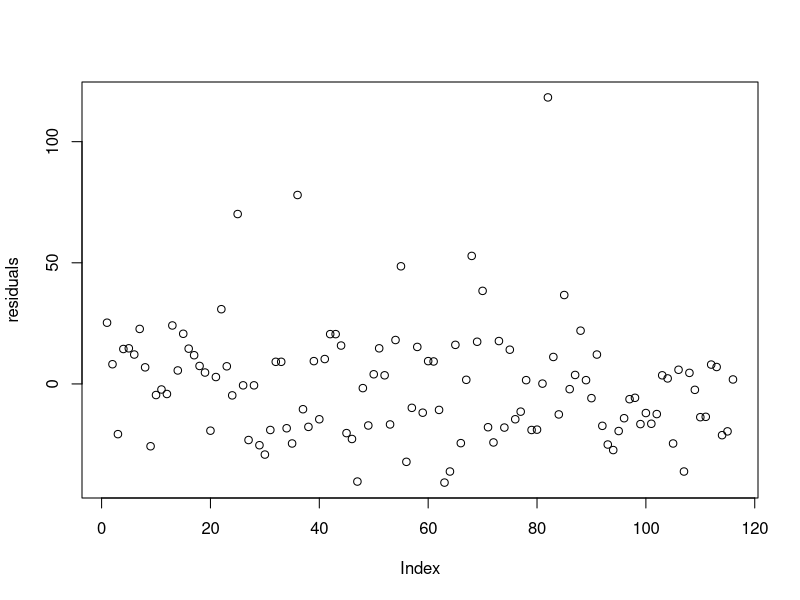
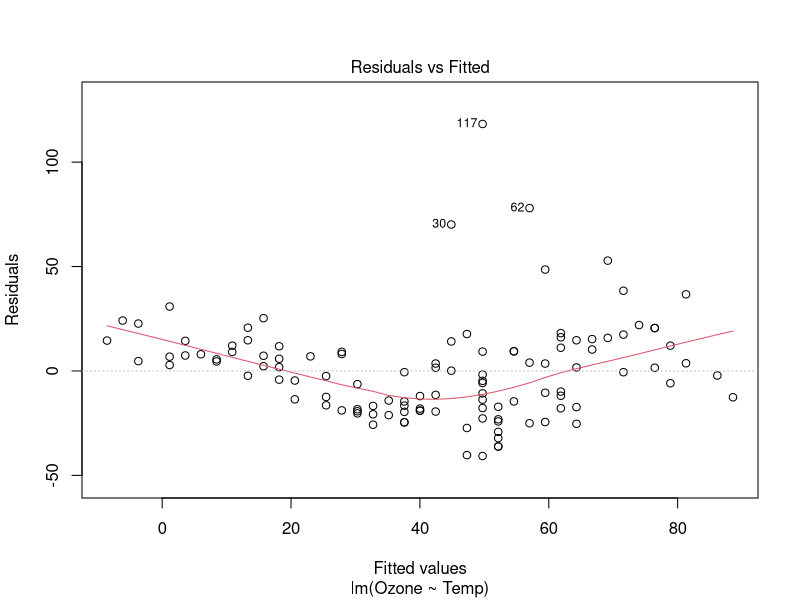
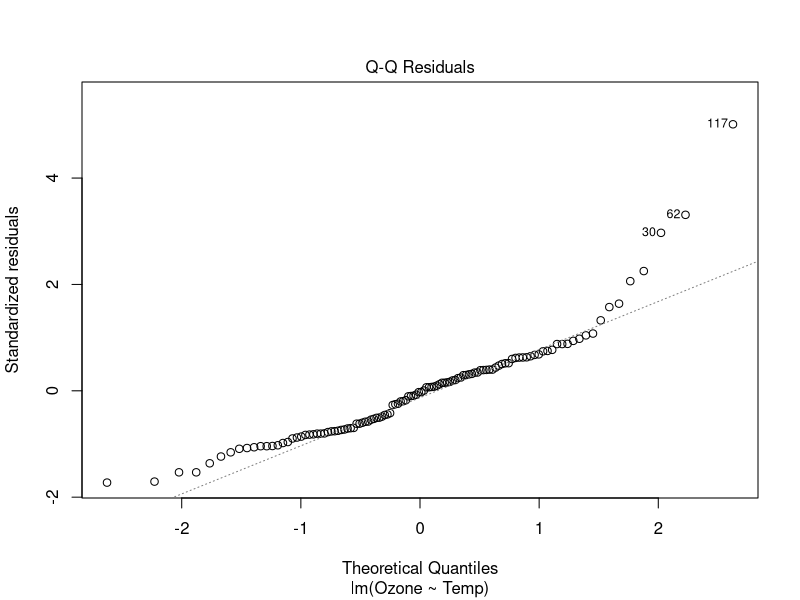
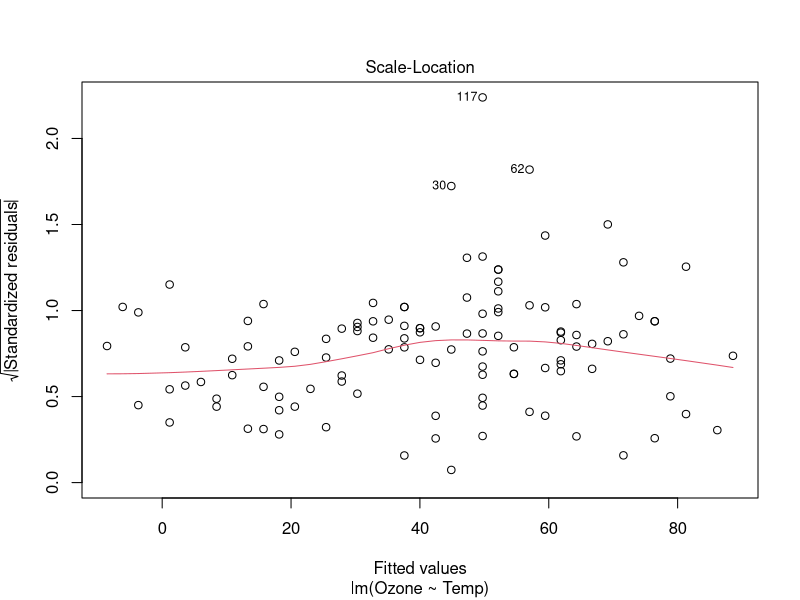
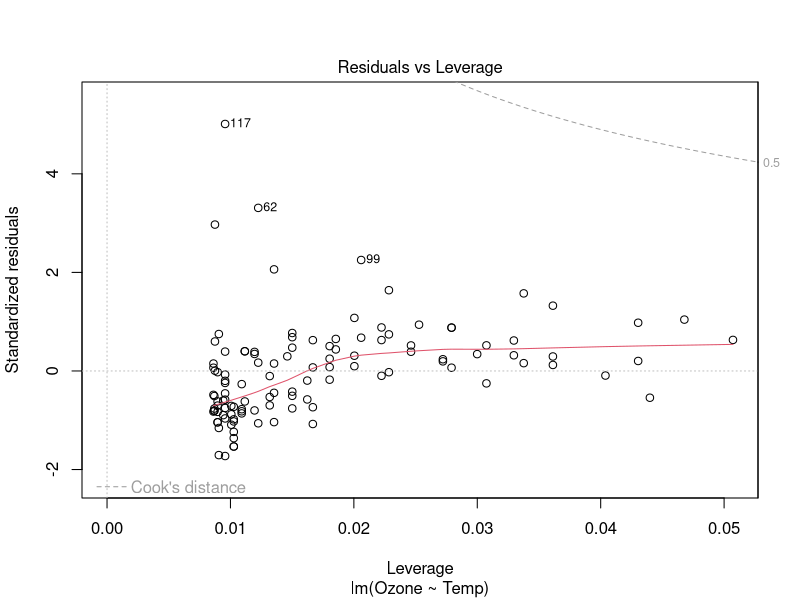
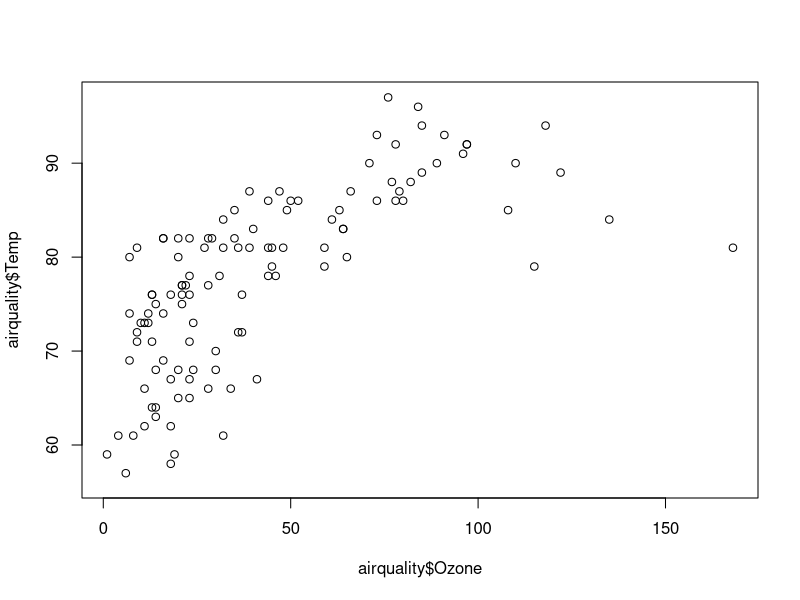
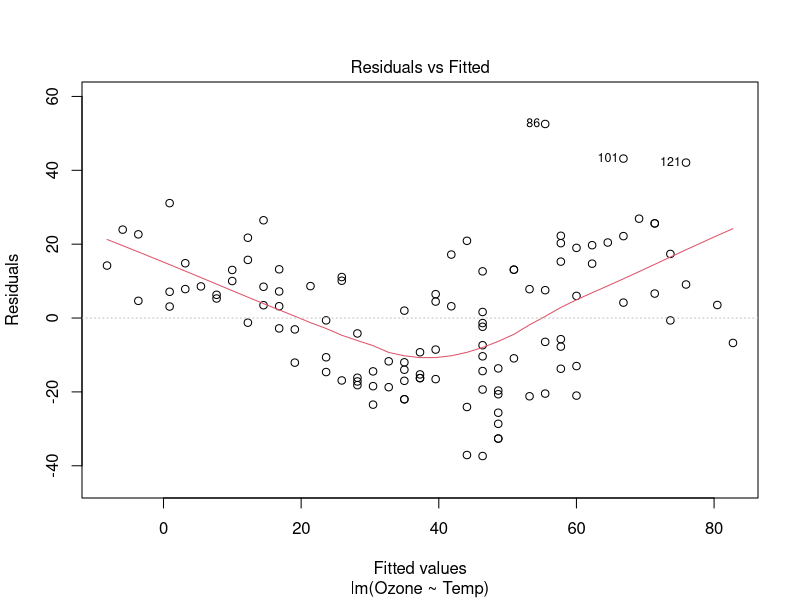
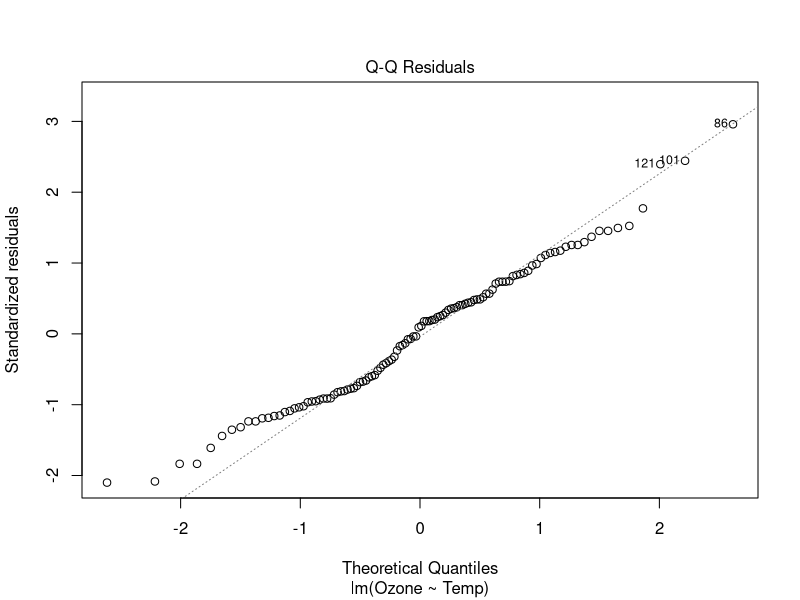

These charts were generated, in order, by the following R code:
### Simple Linear Regression- Basit Dogrusal Regresyon ###
library(ggplot2)
View(airquality)

model <- lm(Ozone ~ Temp , data = airquality)
model

# y = -146.995 + 2.429Temp 

summary(model)

# Ho : parameter has no significant effect
# ha : has a significant effect

## Residuals

residuals <- as.numeric(model$residuals)
plot(residuals)
# Plot residuals plot(residuals(model))
plot(model)


## Outlier Detection using Mahalanobis Distance -Mahalonobis Distance Aykiri Deger Kontrolu ##

plot(airquality$Ozone , airquality$Temp)
summary(model)
air <- na.omit(airquality[c("Ozone" , "Temp")])
View(air)
air_center = colMeans(air)
air_center

air_cov = cov(air)
air_cov

distance <- mahalanobis(air , center = air_center , cov = air_cov)
distance

cutoff <- qchisq(p = 0.95 , df = 2)
cutoff

index <- which(distance > cutoff)
air[index,]

air_new <- air[-index , ]

model2 <- lm(Ozone ~ Temp , data  = air_new)
model2
model

summary(model2)
plot(model2)

### Transformations - Donusumler ####

par(mfrow=c(2,2))
plot(model2)


model_log <- lm(Ozone ~ log(Temp) , data = air_new)
summary(model_log)

plot(model_log)
dev.off()


model_sqrt <- lm(Ozone ~ sqrt(Temp) , data = air_new)
summary(model_sqrt)

plot(model_log)


model_sqrt <- lm(sqrt(Ozone) ~ sqrt(Temp) , data = air_new)
summary(model_sqrt)
plot(model_sqrt)

### Predictions on the Model -  Modele IliSkin Tahminler ###

model_log <- lm(log(Ozone) ~ Temp , data = airquality)
summary(model_log)
predict(model2 , data.frame(Temp = c(74)))

# Using the Log model - Log model Uzerinden
predicted_log <- predict(model_log , data.frame(Temp = c(74)))
exp(predicted_log)

# Using the Log model for independent variable -Log model bagimsiz degisken
model_log_independent <- lm(Ozone ~ log(Temp) , data = airquality)
predict(model_log_independent , data.frame(Temp = c(74)))

## Predict with multiple values
predict(model_log_independent , data.frame(Temp = c(74 , 56,45,78)))
